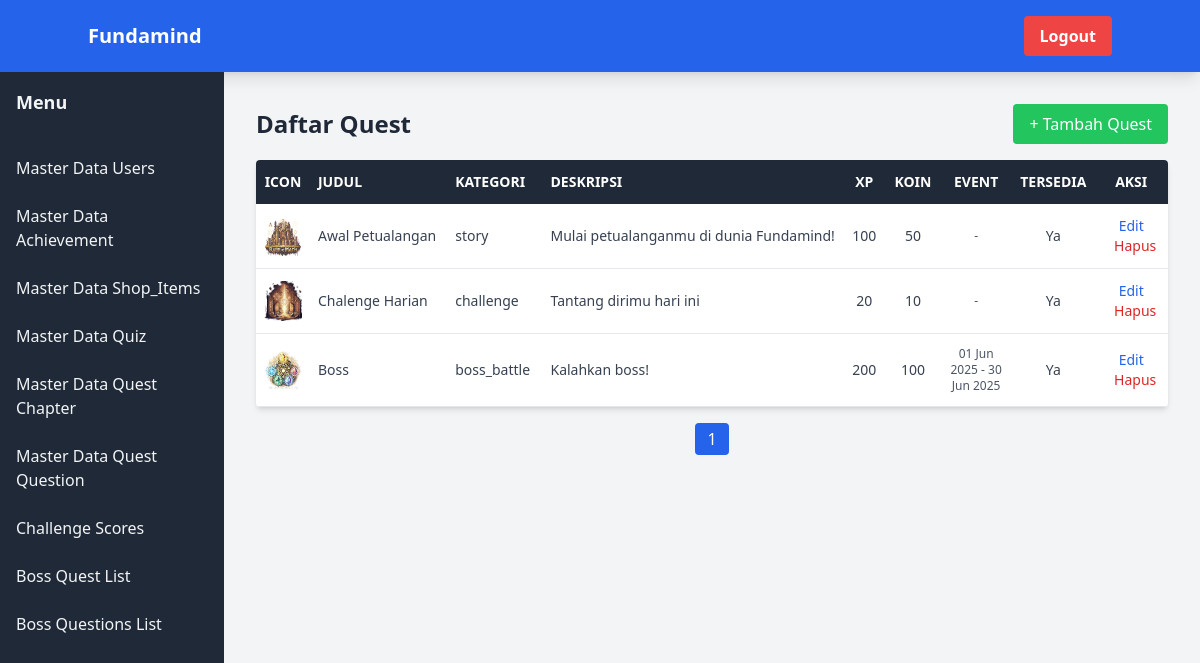
Screenshot of /pages/admin/quest_list.php with the database file from the repository.
### tables this page shows
CREATE TABLE `quests` (
  `id_quest` int NOT NULL,
  `judul` varchar(100) NOT NULL,
  `deskripsi` text,
  `kategori` enum('story','challenge','boss_battle') NOT NULL,
  `xp_reward` int DEFAULT '0',
  `coin_reward` int DEFAULT '0',
  `gambar_icon` varchar(255) DEFAULT NULL,
  `tersedia` tinyint(1) DEFAULT '1',
  `mulai_event` date DEFAULT NULL,
  `akhir_event` date DEFAULT NULL
);

### pages/admin/quest_list.php (the view, shortened to what this page needs)
<?php
include __DIR__ . '../../db.php';
$perPage = 10;
$page = isset($_GET['page']) ? max(1, intval($_GET['page'])) : 1;
$offset = ($page - 1) * $perPage;
$totalResult = mysqli_query($koneksi, "SELECT COUNT(*) as total FROM quests");
$totalRows = mysqli_fetch_assoc($totalResult)['total'];
$totalPages = ceil($totalRows / $perPage);
$query = "SELECT id_quest, judul, kategori, deskripsi, xp_reward, coin_reward, gambar_icon, mulai_event, akhir_event, tersedia FROM quests ORDER BY id_quest ASC LIMIT $perPage OFFSET $offset";
$result = mysqli_query($koneksi, $query);
?>
<!DOCTYPE html>
<html lang="id">
<head>
    <script src="https://cdn.tailwindcss.com"></script>
</head>
<body class="bg-gray-100 font-sans leading-normal tracking-normal">
    <?php include 'includes/navbar.php'; ?>
    <div class="flex">
        <?php include 'includes/sidebar.php'; ?>
        <div class="flex-1 p-8">
            <div class="container mx-auto">
                <div class="flex justify-between items-center mb-4">
                    <h2 class="text-2xl font-bold text-gray-800">Daftar Quest</h2>
                    <a href="index.php?modul=quest&fitur=create" class="bg-green-500 text-white px-4 py-2 rounded hover:bg-green-600">
                        + Tambah Quest
                    </a>
                </div>
                <div class="bg-white shadow-md rounded overflow-x-auto">
                    <table class="min-w-full table-auto">
                        <thead class="bg-gray-800 text-white text-sm uppercase">
                            <tr>
                                <th class="px-2 py-3 w-16">Icon</th>
                                <th class="px-2 py-3 w-40 text-left">Judul</th>
                                <th class="px-2 py-3 w-32 text-left">Kategori</th>
                                <th class="px-2 py-3 w-64 text-left">Deskripsi</th>
                                <th class="px-2 py-3 w-16 text-center">XP</th>
                                <th class="px-2 py-3 w-16 text-center">Koin</th>
                                <th class="px-2 py-3 w-40 text-center">Event</th>
                                <th class="px-2 py-3 w-20 text-center">Tersedia</th>
                                <th class="px-2 py-3 w-32 text-center">Aksi</th>
                            </tr>
                        </thead>
                        <tbody class="text-gray-700 text-sm">
                            <?php while ($quest = mysqli_fetch_assoc($result)) : ?>
                                <tr class="border-b hover:bg-gray-50">
                                    <td class="px-2 py-3 text-center w-16">
                                        <img src="assets/images/<?php echo htmlspecialchars($quest['gambar_icon']); ?>" alt="icon" class="h-10 mx-auto">
                                    </td>
                                    <td class="px-2 py-3 w-40 max-w-xs truncate"><?php echo htmlspecialchars($quest['judul']); ?></td>
                                    <td class="px-2 py-3 w-32 max-w-xs truncate"><?php echo htmlspecialchars($quest['kategori']); ?></td>
                                    <td class="px-2 py-3 w-64 max-w-xs truncate"><?php echo htmlspecialchars($quest['deskripsi']); ?></td>
                                    <td class="px-2 py-3 text-center w-16"><?php echo $quest['xp_reward']; ?></td>
                                    <td class="px-2 py-3 text-center w-16"><?php echo $quest['coin_reward']; ?></td>
                                    <td class="px-2 py-3 text-center w-40 text-xs text-gray-600">
                                        <?php
                                        if ($quest['mulai_event'] && $quest['akhir_event']) {
                                            echo date('d M Y', strtotime($quest['mulai_event'])) . ' - ' . date('d M Y', strtotime($quest['akhir_event']));
                                        } else {
                                            echo '-';
                                        }
                                        ?>
                                    </td>
                                    <td class="px-2 py-3 text-center w-20">
                                        <?php echo $quest['tersedia'] == 1 ? 'Ya' : 'Tidak'; ?>
                                    </td>
                                    <td class="px-2 py-3 text-center w-32 space-x-2">
                                        <a href="index.php?modul=quest&fitur=edit&id=<?php echo $quest['id_quest']; ?>" class="text-blue-600 hover:underline">Edit</a>
                                        <a href="index.php?modul=quest&fitur=delete&id=<?php echo $quest['id_quest']; ?>" onclick="return confirm('Yakin ingin menghapus quest ini?')" class="text-red-600 hover:underline">Hapus</a>
                                    </td>
                                </tr>
                            <?php endwhile; ?>
                        </tbody>
                    </table>
                </div>
                <div class="mt-4 flex justify-center space-x-2">
                  <?php for ($i = 1; $i <= $totalPages; $i++): ?>
                    <a href="?modul=quest&fitur=list&page=<?php echo $i; ?>"
                       class="px-3 py-1 rounded <?php echo $i == $page ? 'bg-blue-600 text-white' : 'bg-gray-200 text-gray-700'; ?>">
                      <?php echo $i; ?>
                    </a>
                  <?php endfor; ?>
                </div>
            </div>
        </div>
    </div>
</body>
</html>

### rows the page displays
quests: gambar_icon (picture), judul "Awal Petualangan", kategori "story", deskripsi "Mulai petualanganmu di dunia Fundamind!", xp_reward "100", coin_reward "50", tersedia "Ya"
quests: gambar_icon (picture), judul "Chalenge Harian", kategori "challenge", deskripsi "Tantang dirimu hari ini", xp_reward "20", coin_reward "10", tersedia "Ya"
quests: gambar_icon (picture), judul "Boss", kategori "boss_battle", deskripsi "Kalahkan boss!", xp_reward "200", coin_reward "100", mulai_event "01 Jun 2025", akhir_event "30 Jun 2025", tersedia "Ya"
